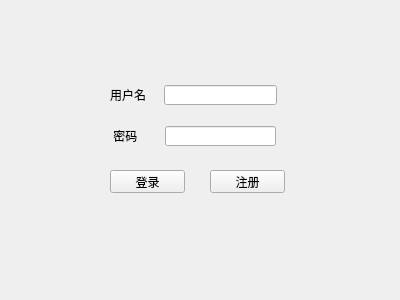
<?xml version="1.0" encoding="UTF-8"?>
<ui version="4.0">
 <class>Login</class>
 <widget class="QWidget" name="Login">
  <property name="geometry">
   <rect>
    <x>0</x>
    <y>0</y>
    <width>400</width>
    <height>300</height>
   </rect>
  </property>
  <property name="windowTitle">
   <string>Form</string>
  </property>
  <widget class="QLineEdit" name="userLE">
   <property name="geometry">
    <rect>
     <x>164</x>
     <y>85</y>
     <width>113</width>
     <height>20</height>
    </rect>
   </property>
  </widget>
  <widget class="QLabel" name="label">
   <property name="geometry">
    <rect>
     <x>110</x>
     <y>85</y>
     <width>54</width>
     <height>20</height>
    </rect>
   </property>
   <property name="text">
    <string>用户名</string>
   </property>
  </widget>
  <widget class="QLabel" name="label_2">
   <property name="geometry">
    <rect>
     <x>110</x>
     <y>126</y>
     <width>54</width>
     <height>20</height>
    </rect>
   </property>
   <property name="text">
    <string> 密码</string>
   </property>
  </widget>
  <widget class="QLineEdit" name="passwdLE">
   <property name="geometry">
    <rect>
     <x>165</x>
     <y>126</y>
     <width>111</width>
     <height>20</height>
    </rect>
   </property>
  </widget>
  <widget class="QPushButton" name="loginBT">
   <property name="geometry">
    <rect>
     <x>110</x>
     <y>170</y>
     <width>75</width>
     <height>23</height>
    </rect>
   </property>
   <property name="text">
    <string>登录</string>
   </property>
  </widget>
  <widget class="QPushButton" name="pushButton">
   <property name="geometry">
    <rect>
     <x>210</x>
     <y>170</y>
     <width>75</width>
     <height>23</height>
    </rect>
   </property>
   <property name="text">
    <string>注册</string>
   </property>
  </widget>
 </widget>
 <resources/>
 <connections/>
</ui>
